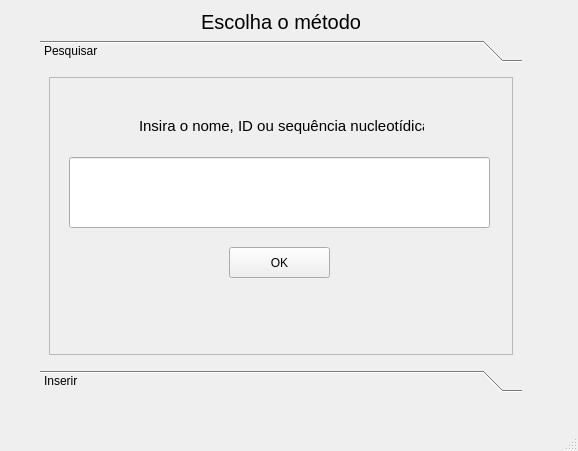
<?xml version="1.0" encoding="UTF-8"?>
<ui version="4.0">
 <class>MainWindow</class>
 <widget class="QMainWindow" name="MainWindow">
  <property name="geometry">
   <rect>
    <x>0</x>
    <y>0</y>
    <width>578</width>
    <height>451</height>
   </rect>
  </property>
  <property name="windowTitle">
   <string>MainWindow</string>
  </property>
  <widget class="QWidget" name="centralwidget">
   <widget class="QToolBox" name="toolBox">
    <property name="geometry">
     <rect>
      <x>40</x>
      <y>40</y>
      <width>482</width>
      <height>352</height>
     </rect>
    </property>
    <property name="currentIndex">
     <number>0</number>
    </property>
    <widget class="QWidget" name="pesquisar">
     <property name="geometry">
      <rect>
       <x>0</x>
       <y>0</y>
       <width>482</width>
       <height>298</height>
      </rect>
     </property>
     <attribute name="label">
      <string>Pesquisar</string>
     </attribute>
     <layout class="QVBoxLayout" name="verticalLayout_3">
      <item>
       <layout class="QGridLayout" name="gridLayout_2">
        <item row="1" column="0">
         <widget class="QFrame" name="frame_2">
          <property name="frameShape">
           <enum>QFrame::StyledPanel</enum>
          </property>
          <property name="frameShadow">
           <enum>QFrame::Raised</enum>
          </property>
          <widget class="QLabel" name="searchLabel">
           <property name="geometry">
            <rect>
             <x>90</x>
             <y>40</y>
             <width>285</width>
             <height>18</height>
            </rect>
           </property>
           <property name="font">
            <font>
             <pointsize>11</pointsize>
            </font>
           </property>
           <property name="text">
            <string>Insira o nome, ID ou sequência nucleotídica</string>
           </property>
          </widget>
          <widget class="QLineEdit" name="searchText">
           <property name="geometry">
            <rect>
             <x>20</x>
             <y>80</y>
             <width>421</width>
             <height>71</height>
            </rect>
           </property>
          </widget>
          <widget class="QPushButton" name="searchButton">
           <property name="geometry">
            <rect>
             <x>180</x>
             <y>170</y>
             <width>101</width>
             <height>31</height>
            </rect>
           </property>
           <property name="text">
            <string>OK</string>
           </property>
          </widget>
         </widget>
        </item>
       </layout>
      </item>
     </layout>
    </widget>
    <widget class="QWidget" name="inserir">
     <property name="geometry">
      <rect>
       <x>0</x>
       <y>0</y>
       <width>185</width>
       <height>182</height>
      </rect>
     </property>
     <attribute name="label">
      <string>Inserir</string>
     </attribute>
     <layout class="QGridLayout" name="gridLayout_3">
      <item row="0" column="0">
       <layout class="QGridLayout" name="gridLayout">
        <item row="0" column="0">
         <widget class="QFrame" name="frame">
          <property name="frameShape">
           <enum>QFrame::StyledPanel</enum>
          </property>
          <property name="frameShadow">
           <enum>QFrame::Raised</enum>
          </property>
          <layout class="QGridLayout" name="gridLayout_4">
           <item row="0" column="0">
            <widget class="QLabel" name="fileName">
             <property name="text">
              <string/>
             </property>
            </widget>
           </item>
           <item row="1" column="0">
            <layout class="QHBoxLayout" name="horizontalLayout">
             <item>
              <widget class="QLineEdit" name="fileLabel"/>
             </item>
             <item>
              <widget class="QPushButton" name="fileButton">
               <property name="text">
                <string>Procurar</string>
               </property>
              </widget>
             </item>
            </layout>
           </item>
           <item row="2" column="0">
            <layout class="QVBoxLayout" name="verticalLayout">
             <item>
              <widget class="QLabel" name="seqLabel">
               <property name="font">
                <font>
                 <pointsize>11</pointsize>
                </font>
               </property>
               <property name="text">
                <string>ou digitar a sequência</string>
               </property>
              </widget>
             </item>
             <item>
              <widget class="QPlainTextEdit" name="seqPlainTextEdit"/>
             </item>
            </layout>
           </item>
          </layout>
         </widget>
        </item>
       </layout>
      </item>
     </layout>
    </widget>
   </widget>
   <widget class="QLabel" name="methodLabel">
    <property name="geometry">
     <rect>
      <x>40</x>
      <y>10</y>
      <width>482</width>
      <height>24</height>
     </rect>
    </property>
    <property name="font">
     <font>
      <pointsize>15</pointsize>
     </font>
    </property>
    <property name="text">
     <string>Escolha o método</string>
    </property>
    <property name="alignment">
     <set>Qt::AlignCenter</set>
    </property>
   </widget>
  </widget>
  <widget class="QMenuBar" name="menubar">
   <property name="geometry">
    <rect>
     <x>0</x>
     <y>0</y>
     <width>578</width>
     <height>20</height>
    </rect>
   </property>
  </widget>
  <widget class="QStatusBar" name="statusbar"/>
 </widget>
 <resources/>
 <connections/>
</ui>
